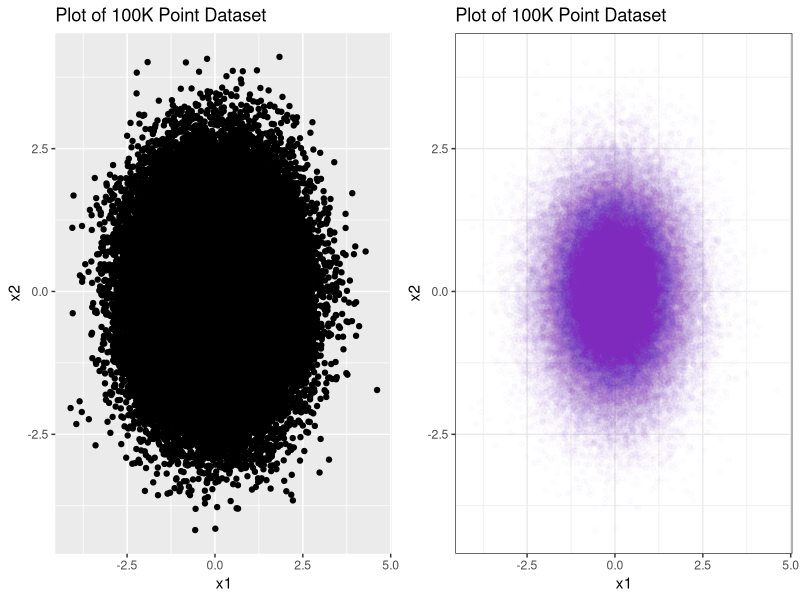
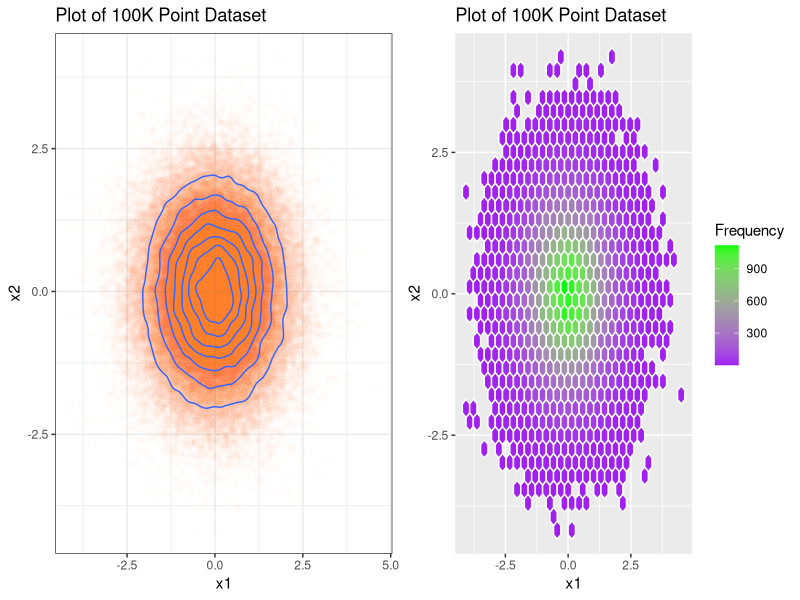
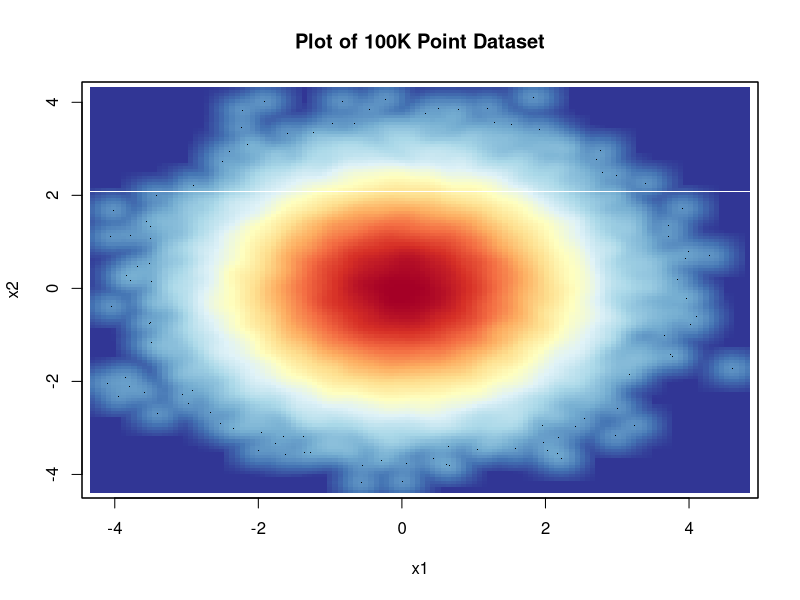

Write R code to recreate these figures, in order.
## ---- chunk 1
library(knitr)
knitr::opts_chunk$set(tidy=FALSE, 
               fig.width=10,
               fig.height=5,
               fig.align='left',
               warning=FALSE,
               message=FALSE,
               echo=TRUE)
options(width = 120)
library(ggplot2)
library(colorspace)
library(gridExtra)
# Note:  package hexbin must be installed for hex plot below to work
## ---- chunk 2
# generate an artificial, large dataset
x1 = rnorm(100000)
x2 = rnorm(100000)
bigdf = as.data.frame(cbind(x1,x2))
## ---- chunk 3
p = ggplot(bigdf,aes(x=x1,y=x2))  +
  ggtitle("Plot of 100K Point Dataset") +
  xlab("x1") +
  ylab("x2")
p1 = p + geom_point()
p2 = p + geom_point(alpha = 0.01, colour="purple") +
  theme_bw()
grid.arrange(p1,p2,ncol=2)
## ---- chunk 4
p = ggplot(bigdf,aes(x=x1,y=x2)) +
  ggtitle("Plot of 100K Point Dataset") +
  xlab("x1") +
  ylab("x2")
p1 = p + 
  geom_point(alpha = 0.01, colour="orange") + 
  geom_density2d() + 
  theme_bw()
p2 = p +
  # geom_hex() simple
  geom_hex(colour="white", na.rm=TRUE) +
  scale_fill_gradientn(colours=c("purple","green"),
                       name = "Frequency",
                       na.value=NA)
grid.arrange(p1,p2,ncol=2)
## ---- chunk 5

# create a color palette to use in smoothed scatterplot
library(RColorBrewer)
buylrd = c("#313695", "#4575B4", "#74ADD1", "#ABD9E9", "#E0F3F8", "#FFFFBF",
           "#FEE090", "#FDAE61", "#F46D43", "#D73027", "#A50026") 
myColRamp = colorRampPalette(c(buylrd))

# smoothed scatterplot
smoothScatter(x=x1,y=x2,
              colramp=myColRamp,
              main="Plot of 100K Point Dataset",
              xlab="x1",
              ylab="x2")
## ---- chunk 6
sessionInfo()
